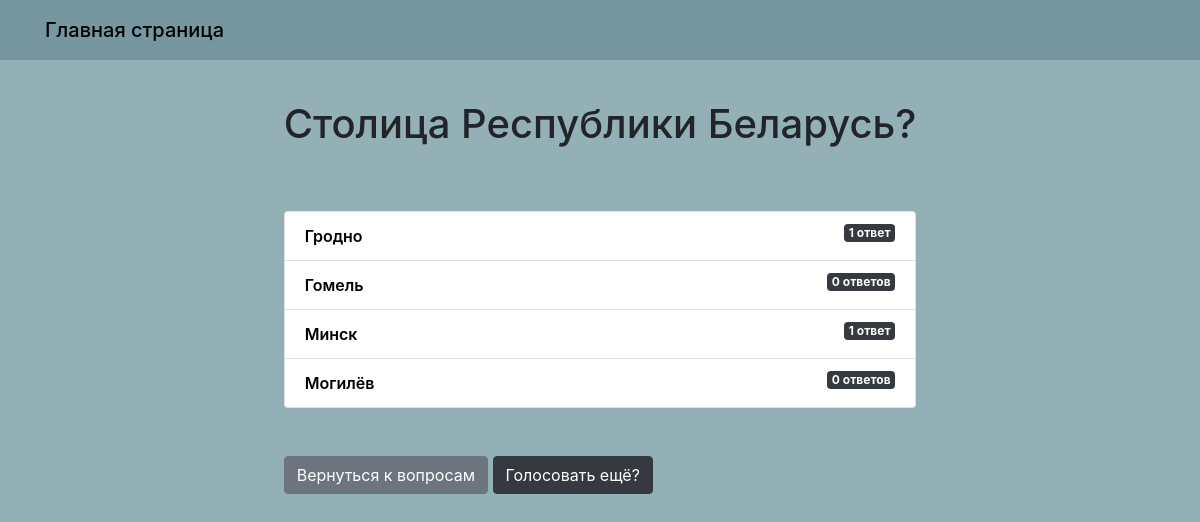
The page /questions/7/results/ on the database its author committed.
### questions/models.py (models this page shows, shortened)
class Question(models.Model):
    question_text = models.CharField(max_length=255, verbose_name='Вопрос')
    pub_date = models.DateTimeField('дата публикации')
    class Meta:
        verbose_name = 'Вопрос'
        verbose_name_plural = 'Вопросы'

class Choice(models.Model):
    question = models.ForeignKey(Question, on_delete=models.CASCADE)
    choice_text = models.CharField(max_length=255, verbose_name='Ответ')
    votes = models.IntegerField(default=0, verbose_name='голоса')
    class Meta:
        verbose_name = 'Ответ'
        verbose_name_plural = 'Ответы'

### questions/views.py (the view)
# urls.py: path('<int:question_id>/results/', views.results, name='results'),
def results(request, question_id):
    question = get_object_or_404(Question, pk=question_id)
    return render(request, 'questions/results.html', {'question': question})

### templates/questions/results.html
{% extends 'base.html' %}
{% block content %}
    <h1 class="mb-5 text-center">{{ question.question_text }}</h1>
    <ul class="list-group mb-5">
        {% for choice in question.choice_set.all %}
            <li class="list-group-item">
                {{ choice.choice_text }} <span class="badge badge-dark float-right">{{ choice.votes }}
                    ответ{{ choice.votes | pluralize:'ов' }}</span>
            </li>
        {% endfor %}
    </ul>
    <div class="card-body_2">
        <a class="btn btn-secondary" href="{% url 'index' %}">Вернуться к вопросам</a>
        <a class="btn btn-dark" href="{% url 'detail' question.id %}">Голосовать ещё?</a>
    </div>
{% endblock %}

### static/css/style.css (style rules this page uses)
.basic { background: #94b0b7; }
h1 { padding-bottom: 15px; }
.list-group-item { color: black; font-weight: 600; }

### rows shown on the page
Question: question_text "Столица Республики Беларусь?"
Choice: choice_text "Гродно", votes "1"
Choice: choice_text "Гомель", votes "0", votes|pluralize "ов"
Choice: choice_text "Минск", votes "1"
Choice: choice_text "Могилёв", votes "0", votes|pluralize "ов"
